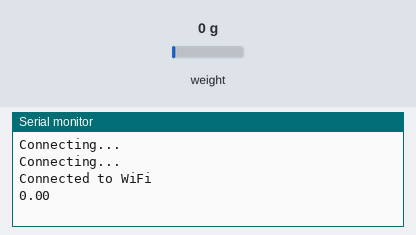
Bench run of a sketch on a simulated ESP8266 (NodeMCU). On the bench: the last lines printed to the serial monitor. The test bench sets the inputs (shaded band); at power-on: weight on the scale 0 g. WiFi joins after 1.5 s; servers stay silent unless stated.

Above: at 3.2 s.
3.3 s: weight on the scale set to 100 g
At 7.7 s:
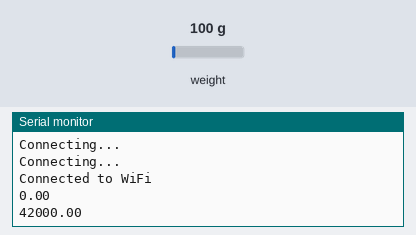
9.3 s: weight on the scale set to 1250 g
At 14.2 s:
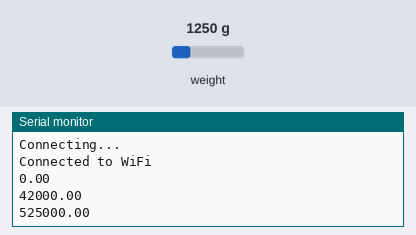
Timing chart, 0 to 15.7 s (numbered marks = the images above; inputs shaded):
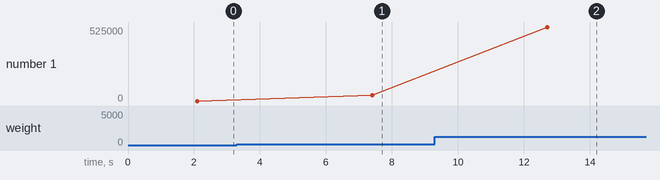

The sketch:

conexionbuena.ino
```cpp
#include <ESP8266WiFi.h>
#include "HX711.h"

const char* ssid = "rorry";
const char* password = "huevos11";

const char* serverName = "http://localhost/bascula/index.php";

HX711 scale;

void setup() {
  Serial.begin(115200);
  scale.begin(D1, D5);
  WiFi.begin(ssid, password);
  while (WiFi.status() != WL_CONNECTED) {
    delay(1000);
    Serial.println("Connecting...");
  }
  Serial.println("Connected to WiFi");
}

void loop() {
  float weight = scale.get_units();
  Serial.println(weight);
  if (WiFi.status() == WL_CONNECTED) {
    sendWeight(weight);
  }
  delay(5000);
}

void sendWeight(float weight) {
  WiFiClient client;
  if (client.connect(serverName, 80)) {
    String postData = "weight=" + String(weight);
    client.println("POST " + String(serverName) + " .HTTP/1.1");
    client.println("Host: " + String(serverName));
    client.println("Content-Type: application/x-www-form-urlencoded");
    client.println("Content-Length: " + String(postData.length()));
    client.println();
    client.println(postData);
  }
}
```

Measured:
- after the input at 3.3 s, the serial monitor: prints a new line after 4.1 s (image 1)
- after the input at 9.3 s, the serial monitor: prints a new line after 3.4 s (image 2)
- plotted number 1: 0 → 42000 after the input at 3.3 s, 42000 → 525000 after the input at 9.3 s
